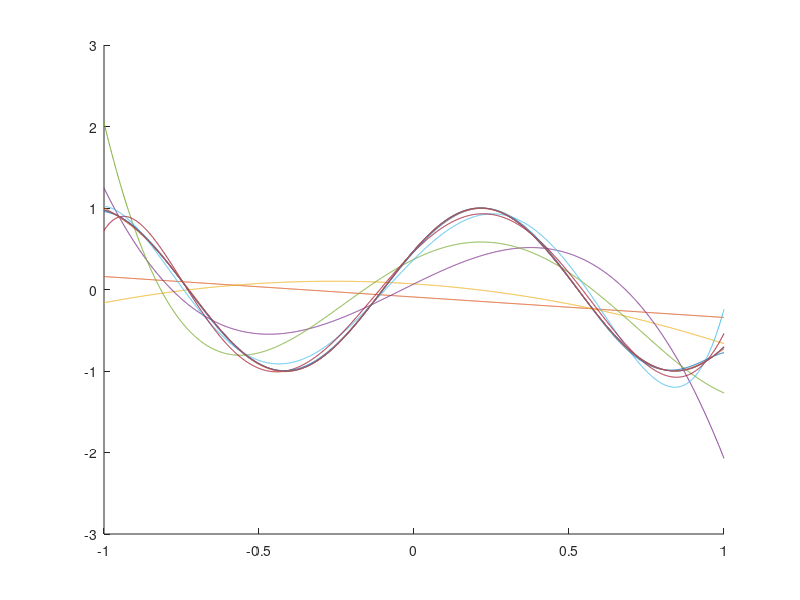

MATLAB code for this plot:
clear; clc; close

%%Part B - Polynomial Regression and Conditioning
% Fits and Compares different polynomials using least squares

%% Signal Definition

dt = 0.001; % Base Sampling Frequency

omega = 5; % Frequency
phi = 0.5; % Phase

t = [-1:dt:1];

y_true_signal = sin(omega * t + phi);
y_true_derivative = omega * cos(omega * t + phi);

% Noise Settings

useNoise = true;

rng(1) % Set seed for reproducibility
sigma = 0.01; % Noise Standard Deviation

if useNoise
    y = y_true_signal + sigma * randn(size(y_true_signal)); % Adds Noise if required
else
    y = y_true_signal;
end


%% Vandermonde Polynomial Fitting

maxDeg = 10 % Highest degree polynomial

% Cells to store results of Vandermonde Fitting
Yfit = cell(maxDeg,1); % Polynomial curves
Coefficients = cell(maxDeg,1); % Coefficients
condV = cell(maxDeg,1); % Condition number of V'V

N = length(t);

for m = 1:maxDeg

    V = zeros(N,m+1);
    
    % Build Vandermonde matrix [1, x, ... x^m]
    for i = 0:m
        V(:, i+1) = t.^i; 
    end

    c = V \ y'; % Least squares fit

    Coefficients{m} = c; % Store Coefficients
    Yfit{m} = V * c; % Store Polynomial curve    
    condV{m} = cond(V' * V); % Store condition number V'V
end


%% Plotting Polynomials
hold on
plot(t,y_true_signal)
for i=1:10
    plot(t,Yfit{i})
    pause(1)
end
